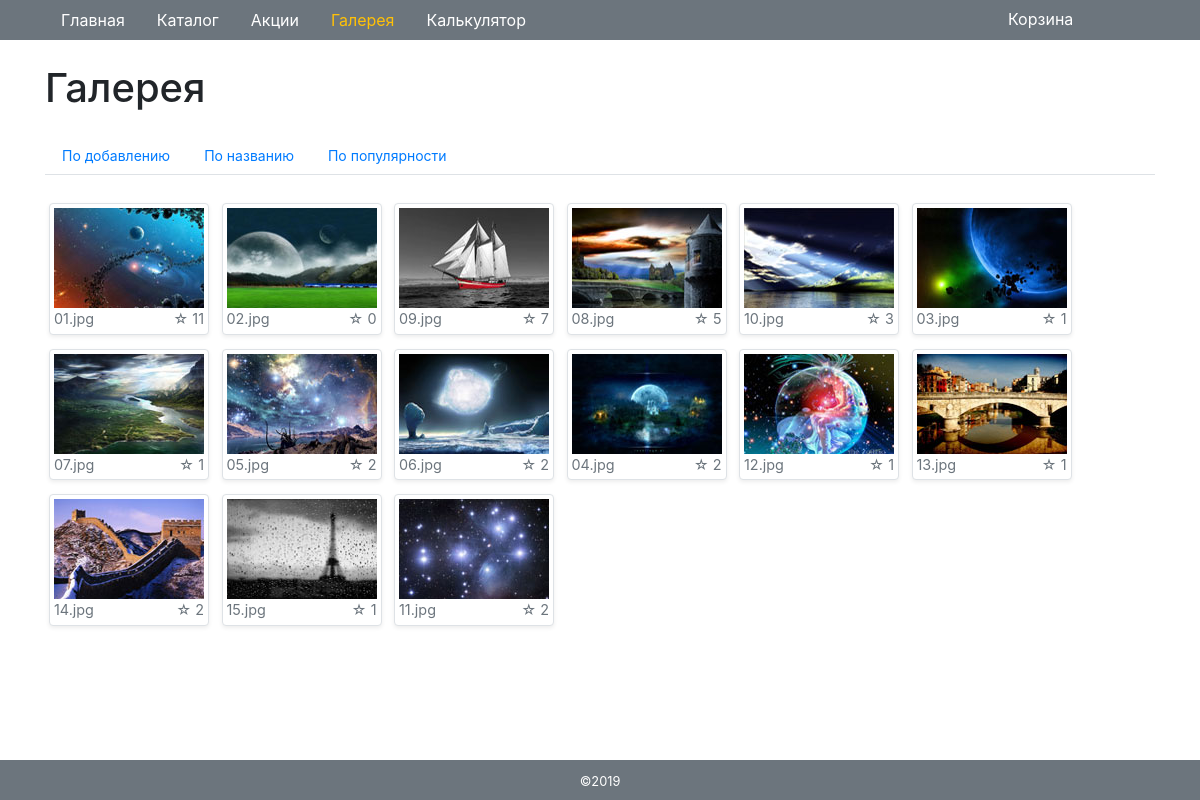
The app's page /gallery/, older data.
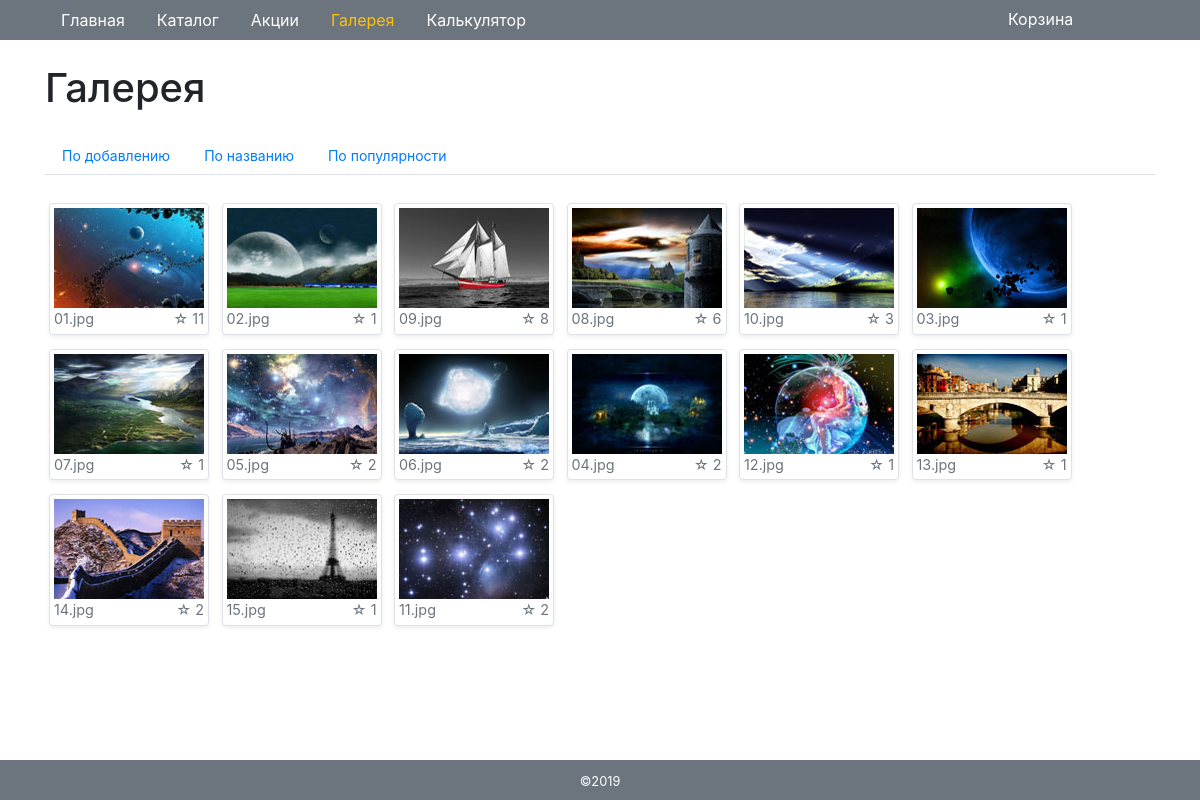
The same page, newer data.
### tables this page shows
CREATE TABLE `gallery` (
  `id` int(11) NOT NULL,
  `title` varchar(128) NOT NULL,
  `count` int(11) NOT NULL DEFAULT '0'
);

### engine/db.php (called while the page is built, shortened)
<?php
function getDb() {
    static $db = null;
    if (is_null($db)) {
        $db = @mysqli_connect(HOST, USER, PASS, DB) or die('Error: ' . mysqli_connect_error());
    }
    return $db;
}
function getAssocResult($sql) {
    $db = getDb();
    $result = @mysqli_query($db, $sql) or die(mysqli_error($db));
    $array_result = [];
    while ($row = mysqli_fetch_assoc($result))
        $array_result[] = $row;
    return $array_result;
}

### engine/moduleGallery.php (called while the page is built, shortened)
<?php
function getImages() {
    $sort = getSortParameter();
    switch ($sort) {
        default:
            $sql = "SELECT * FROM gallery";
    }
    return getAssocResult($sql);
}

### templates/gallery.php (the view, shortened to what this page needs)
<h1>Галерея</h1>
<ul class="nav nav-tabs mt-4">
    <li class="nav-item">
        <a class="nav-link btn-sm" href="/gallery/">По добавлению</a>
    </li>
    <li class="nav-item">
        <a class="nav-link btn-sm" href="/gallery/?sort=imagename">По названию</a>
    </li>
    <li class="nav-item">
        <a class="nav-link btn-sm" href="/gallery/?sort=popularity">По популярности</a>
    </li>
</ul>
<div class="clearfix mt-4 mb-4">
<? foreach ($images as $image): ?>
    <div class="image-block">
        <a href="/image/<?=$image['id'];?>" title="Посмотреть">
            <figure class="figure float-left m-1 img-thumbnail shadow-sm">
                <img src="/gallery-img/small/<?=$image['title'];?>" />
                <figcaption class="figure-caption">
                    <?=$image['title'];?>
                    <span class="float-right">&#9734; <?=$image['count'];?></span>
                </figcaption>
            </figure>
        </a>
    </div>
<? endforeach; ?>
</div>

Row changes from the older to the newer data that the page shows:
changed gallery "02.jpg": count "0" → "1"
changed gallery "09.jpg": count "7" → "8"
changed gallery "08.jpg": count "5" → "6"
